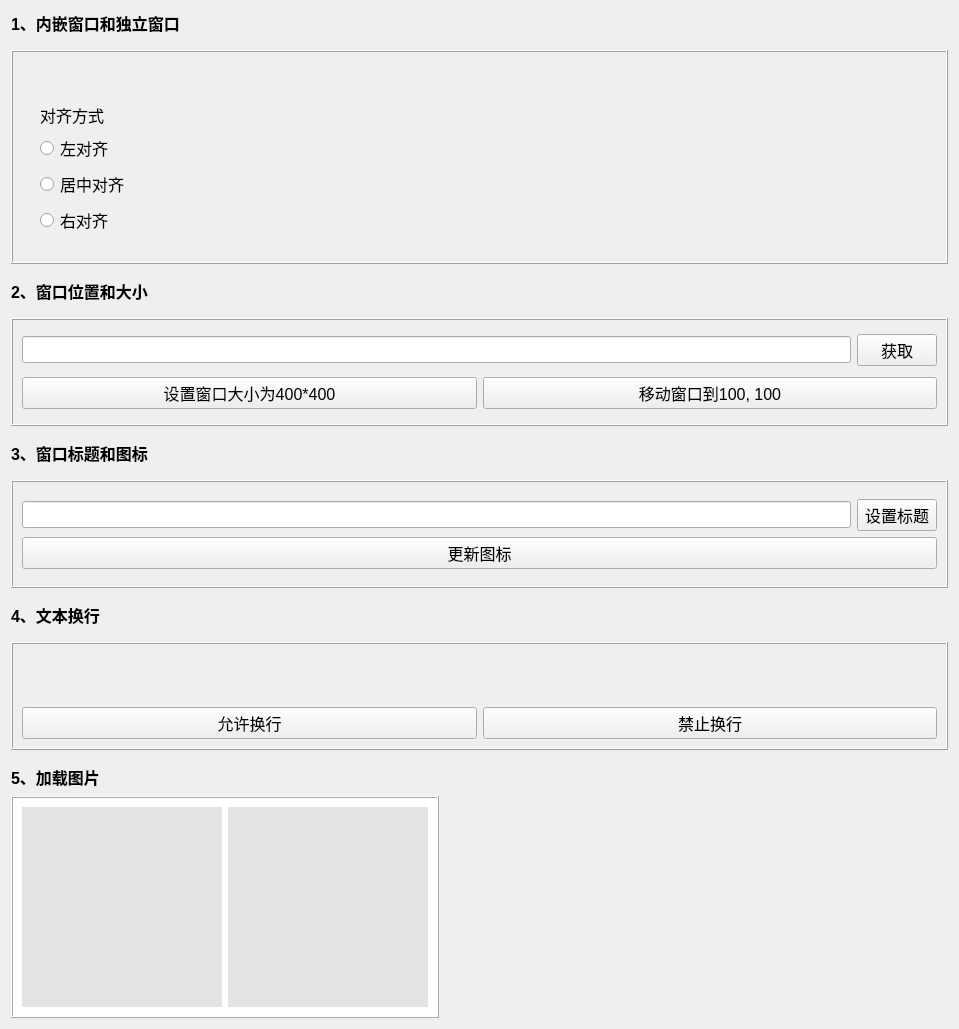
<?xml version="1.0" encoding="UTF-8"?>
<ui version="4.0">
 <class>MyWidget</class>
 <widget class="QWidget" name="MyWidget">
  <property name="geometry">
   <rect>
    <x>0</x>
    <y>0</y>
    <width>959</width>
    <height>1029</height>
   </rect>
  </property>
  <property name="font">
   <font>
    <pointsize>12</pointsize>
   </font>
  </property>
  <property name="windowTitle">
   <string>MyWidget</string>
  </property>
  <layout class="QVBoxLayout" name="verticalLayout_12">
   <property name="spacing">
    <number>15</number>
   </property>
   <item>
    <layout class="QVBoxLayout" name="verticalLayout_3">
     <item>
      <widget class="QLabel" name="label">
       <property name="sizePolicy">
        <sizepolicy hsizetype="Fixed" vsizetype="Fixed">
         <horstretch>0</horstretch>
         <verstretch>0</verstretch>
        </sizepolicy>
       </property>
       <property name="font">
        <font>
         <pointsize>12</pointsize>
         <bold>true</bold>
        </font>
       </property>
       <property name="text">
        <string>1、内嵌窗口和独立窗口</string>
       </property>
      </widget>
     </item>
     <item>
      <widget class="QFrame" name="frame">
       <property name="frameShape">
        <enum>QFrame::Box</enum>
       </property>
       <property name="frameShadow">
        <enum>QFrame::Raised</enum>
       </property>
       <layout class="QVBoxLayout" name="verticalLayout_2">
        <item>
         <widget class="QLabel" name="labelTime">
          <property name="styleSheet">
           <string notr="true"/>
          </property>
          <property name="text">
           <string/>
          </property>
         </widget>
        </item>
        <item>
         <widget class="QWidget" name="widgetSet" native="true">
          <layout class="QHBoxLayout" name="horizontalLayout">
           <item>
            <widget class="QWidget" name="widgetAlign" native="true">
             <layout class="QVBoxLayout" name="verticalLayout">
              <item>
               <widget class="QLabel" name="label_2">
                <property name="text">
                 <string>对齐方式</string>
                </property>
               </widget>
              </item>
              <item>
               <widget class="QRadioButton" name="rBtnLeftAlign">
                <property name="text">
                 <string>左对齐</string>
                </property>
               </widget>
              </item>
              <item>
               <widget class="QRadioButton" name="rBtnCenterAlign">
                <property name="text">
                 <string>居中对齐</string>
                </property>
               </widget>
              </item>
              <item>
               <widget class="QRadioButton" name="rBtnRightAlign">
                <property name="text">
                 <string>右对齐</string>
                </property>
               </widget>
              </item>
             </layout>
            </widget>
           </item>
          </layout>
         </widget>
        </item>
       </layout>
      </widget>
     </item>
    </layout>
   </item>
   <item>
    <layout class="QVBoxLayout" name="verticalLayout_5">
     <item>
      <widget class="QLabel" name="label_3">
       <property name="sizePolicy">
        <sizepolicy hsizetype="Fixed" vsizetype="Fixed">
         <horstretch>0</horstretch>
         <verstretch>0</verstretch>
        </sizepolicy>
       </property>
       <property name="font">
        <font>
         <pointsize>12</pointsize>
         <bold>true</bold>
        </font>
       </property>
       <property name="text">
        <string>2、窗口位置和大小</string>
       </property>
      </widget>
     </item>
     <item>
      <widget class="QFrame" name="frame_2">
       <property name="frameShape">
        <enum>QFrame::Box</enum>
       </property>
       <property name="frameShadow">
        <enum>QFrame::Raised</enum>
       </property>
       <layout class="QVBoxLayout" name="verticalLayout_4">
        <item>
         <layout class="QHBoxLayout" name="horizontalLayout_5">
          <item>
           <widget class="QLineEdit" name="lineEditWindowSize"/>
          </item>
          <item>
           <widget class="QPushButton" name="pBtnGetWindow">
            <property name="text">
             <string>获取</string>
            </property>
           </widget>
          </item>
         </layout>
        </item>
        <item>
         <layout class="QHBoxLayout" name="horizontalLayout_4">
          <item>
           <widget class="QPushButton" name="pBtnSetWindow">
            <property name="text">
             <string>设置窗口大小为400*400</string>
            </property>
           </widget>
          </item>
          <item>
           <widget class="QPushButton" name="pBtnMoveWindow">
            <property name="text">
             <string>移动窗口到100, 100</string>
            </property>
           </widget>
          </item>
         </layout>
        </item>
       </layout>
      </widget>
     </item>
    </layout>
   </item>
   <item>
    <layout class="QVBoxLayout" name="verticalLayout_7">
     <item>
      <widget class="QLabel" name="label_4">
       <property name="sizePolicy">
        <sizepolicy hsizetype="Fixed" vsizetype="Fixed">
         <horstretch>0</horstretch>
         <verstretch>0</verstretch>
        </sizepolicy>
       </property>
       <property name="font">
        <font>
         <pointsize>12</pointsize>
         <bold>true</bold>
        </font>
       </property>
       <property name="text">
        <string>3、窗口标题和图标</string>
       </property>
      </widget>
     </item>
     <item>
      <widget class="QFrame" name="frame_3">
       <property name="frameShape">
        <enum>QFrame::Box</enum>
       </property>
       <property name="frameShadow">
        <enum>QFrame::Raised</enum>
       </property>
       <layout class="QVBoxLayout" name="verticalLayout_8">
        <item>
         <layout class="QVBoxLayout" name="verticalLayout_6">
          <item>
           <layout class="QHBoxLayout" name="horizontalLayout_2">
            <item>
             <widget class="QLineEdit" name="lineEditWindowTitle"/>
            </item>
            <item>
             <widget class="QPushButton" name="pBtnSetTitle">
              <property name="text">
               <string>设置标题</string>
              </property>
             </widget>
            </item>
           </layout>
          </item>
          <item>
           <widget class="QPushButton" name="pBtnUpdateIcon">
            <property name="text">
             <string>更新图标</string>
            </property>
           </widget>
          </item>
         </layout>
        </item>
       </layout>
      </widget>
     </item>
    </layout>
   </item>
   <item>
    <layout class="QVBoxLayout" name="verticalLayout_10">
     <item>
      <widget class="QLabel" name="label_5">
       <property name="sizePolicy">
        <sizepolicy hsizetype="Fixed" vsizetype="Fixed">
         <horstretch>0</horstretch>
         <verstretch>0</verstretch>
        </sizepolicy>
       </property>
       <property name="font">
        <font>
         <pointsize>12</pointsize>
         <bold>true</bold>
        </font>
       </property>
       <property name="text">
        <string>4、文本换行</string>
       </property>
      </widget>
     </item>
     <item>
      <widget class="QFrame" name="frame_4">
       <property name="frameShape">
        <enum>QFrame::Box</enum>
       </property>
       <property name="frameShadow">
        <enum>QFrame::Raised</enum>
       </property>
       <layout class="QVBoxLayout" name="verticalLayout_9">
        <item>
         <widget class="QLabel" name="labelWrap">
          <property name="text">
           <string/>
          </property>
         </widget>
        </item>
        <item>
         <layout class="QHBoxLayout" name="horizontalLayout_3">
          <item>
           <widget class="QPushButton" name="pushButtonAllowWrap">
            <property name="text">
             <string>允许换行</string>
            </property>
           </widget>
          </item>
          <item>
           <widget class="QPushButton" name="pushButtonDisableWrap">
            <property name="text">
             <string>禁止换行</string>
            </property>
           </widget>
          </item>
         </layout>
        </item>
       </layout>
      </widget>
     </item>
    </layout>
   </item>
   <item>
    <layout class="QVBoxLayout" name="verticalLayout_11">
     <property name="spacing">
      <number>7</number>
     </property>
     <item>
      <widget class="QLabel" name="label_6">
       <property name="font">
        <font>
         <pointsize>12</pointsize>
         <bold>true</bold>
        </font>
       </property>
       <property name="text">
        <string>5、加载图片</string>
       </property>
      </widget>
     </item>
     <item>
      <widget class="QFrame" name="frame_5">
       <property name="sizePolicy">
        <sizepolicy hsizetype="Fixed" vsizetype="Preferred">
         <horstretch>0</horstretch>
         <verstretch>0</verstretch>
        </sizepolicy>
       </property>
       <property name="styleSheet">
        <string notr="true">background-color: rgb(255, 255, 255);</string>
       </property>
       <property name="frameShape">
        <enum>QFrame::Box</enum>
       </property>
       <property name="frameShadow">
        <enum>QFrame::Raised</enum>
       </property>
       <layout class="QHBoxLayout" name="horizontalLayout_6">
        <item>
         <widget class="QLabel" name="labelPixmap">
          <property name="minimumSize">
           <size>
            <width>200</width>
            <height>200</height>
           </size>
          </property>
          <property name="maximumSize">
           <size>
            <width>200</width>
            <height>200</height>
           </size>
          </property>
          <property name="styleSheet">
           <string notr="true">background-color: rgb(227, 227, 227);</string>
          </property>
          <property name="text">
           <string/>
          </property>
         </widget>
        </item>
        <item>
         <widget class="QLabel" name="labelMovie">
          <property name="minimumSize">
           <size>
            <width>200</width>
            <height>200</height>
           </size>
          </property>
          <property name="maximumSize">
           <size>
            <width>200</width>
            <height>200</height>
           </size>
          </property>
          <property name="styleSheet">
           <string notr="true">background-color: rgb(227, 227, 227);</string>
          </property>
          <property name="text">
           <string/>
          </property>
         </widget>
        </item>
       </layout>
      </widget>
     </item>
    </layout>
   </item>
  </layout>
 </widget>
 <resources/>
 <connections/>
</ui>
